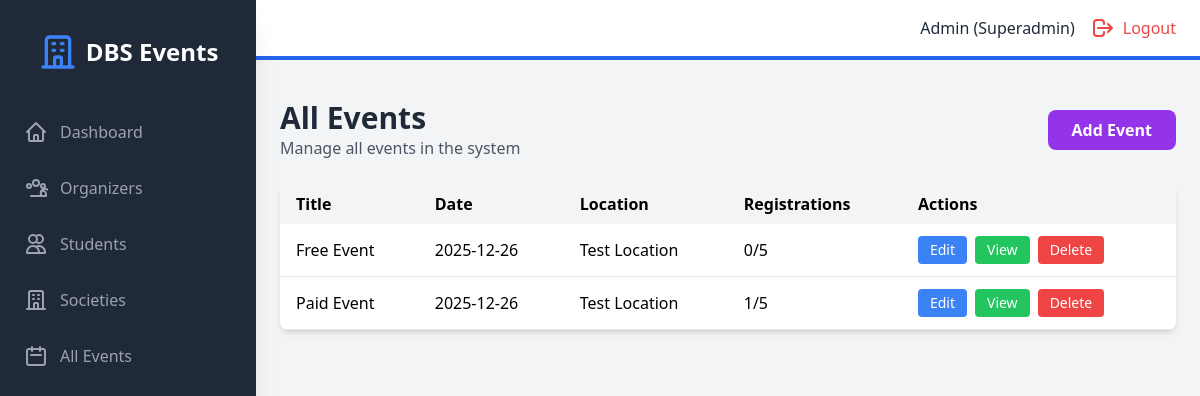
Screenshot of /admin/events (signed in) with the database file from the repository.
### models.py (models this page shows, shortened)
class User(UserMixin, db.Model):
    id = db.Column(db.Integer, primary_key=True)
    student_number = db.Column(db.String(50), unique=True, nullable=True)
    email = db.Column(db.String(120), unique=True, nullable=False)
    password_hash = db.Column(db.String(200), nullable=False)
    name = db.Column(db.String(100), nullable=False)
    role = db.Column(db.String(20), nullable=False)  # superadmin, organizer, student
    created_at = db.Column(db.DateTime, default=datetime.utcnow)
    societies = db.relationship('Society', backref='head', lazy=True)
    events_created = db.relationship('Event', backref='creator', lazy=True)
    registrations = db.relationship('Registration', backref='student', lazy=True)

class Event(db.Model):
    id = db.Column(db.Integer, primary_key=True)
    title = db.Column(db.String(200), nullable=False)
    description = db.Column(db.Text, nullable=True)
    event_date = db.Column(db.DateTime, nullable=False)
    location = db.Column(db.String(200), nullable=False)
    capacity = db.Column(db.Integer, nullable=False)
    is_paid = db.Column(db.Boolean, default=False)
    cost = db.Column(db.Float, default=0.0)
    society_id = db.Column(db.Integer, db.ForeignKey('society.id'), nullable=True)
    created_by = db.Column(db.Integer, db.ForeignKey('user.id'), nullable=False)
    created_at = db.Column(db.DateTime, default=datetime.utcnow)
    registrations = db.relationship('Registration', backref='event', lazy=True, cascade='all, delete-orphan')
    def get_registered_count(self):
        return len(self.registrations)

### backend/routes/admin.py (the view)
@admin_bp.route("/admin/events", endpoint="admin_events")
@admin_required
def admin_events():
    events = Event.query.order_by(Event.event_date.desc()).all()
    return render_template("admin/events.html", events=events)

### backend/main.py (called while the page is built)
@login_manager.user_loader
def load_user(user_id):
    return User.query.get(int(user_id))

### frontend/templates/admin/events.html (shortened to what this page needs)
{% extends "base.html" %}
{% block auth_content %}
<div class="mb-6 flex justify-between items-center">
    <div>
        <h1 class="text-3xl font-bold text-gray-800">All Events</h1>
        <p class="text-gray-600">Manage all events in the system</p>
    </div>
    <a href="{{ url_for('admin.admin_add_event') }}" class="bg-purple-600 text-white px-6 py-2 rounded-lg hover:bg-purple-700 font-semibold">
        Add Event
    </a>
</div>
{% if events %}
<div class="bg-white rounded-lg shadow-md overflow-hidden">
    <table class="w-full">
        <thead class="bg-gray-100">
            <tr>
                <th class="px-4 py-2 text-left">Title</th>
                <th class="px-4 py-2 text-left">Date</th>
                <th class="px-4 py-2 text-left">Location</th>
                <th class="px-4 py-2 text-left">Registrations</th>
                <th class="px-4 py-2 text-left">Actions</th>
            </tr>
        </thead>
        <tbody>
            {% for event in events %}
            <tr class="border-b hover:bg-gray-50">
                <td class="px-4 py-3">{{ event.title }}</td>
                <td class="px-4 py-3">{{ event.event_date.strftime('%Y-%m-%d') }}</td>
                <td class="px-4 py-3">{{ event.location }}</td>
                <td class="px-4 py-3">{{ event.get_registered_count() }}/{{ event.capacity }}</td>
                <td class="px-4 py-3">
                    <div class="flex space-x-2">
                        <a href="{{ url_for('admin.admin_edit_event', event_id=event.id) }}"
                           class="bg-blue-500 text-white px-3 py-1 rounded text-sm hover:bg-blue-600 transition">
                            Edit
                        </a>
                        <a href="{{ url_for('registrations.view_registrations', event_id=event.id) }}"
                           class="bg-green-500 text-white px-3 py-1 rounded text-sm hover:bg-green-600 transition">
                            View
                        </a>
                        <form method="POST" action="{{ url_for('admin.admin_delete_event', event_id=event.id) }}"
                              onsubmit="return confirm('Are you sure you want to delete {{ event.title }}?')"
                              class="inline">
                            <button type="submit" class="bg-red-500 text-white px-3 py-1 rounded text-sm hover:bg-red-600 transition">
                                Delete
                            </button>
                        </form>
                    </div>
                </td>
            </tr>
            {% endfor %}
        </tbody>
    </table>
</div>
{% else %}
<div class="text-center py-12 bg-white rounded-lg shadow-md">
    <p class="text-gray-500 text-xl">No events yet</p>
</div>
{% endif %}
{% endblock %}

### frontend/templates/base.html (shortened to what this page needs)
<!DOCTYPE html>
<html lang="en">
<head>
    <script src="https://cdn.tailwindcss.com"></script>
    <link rel="stylesheet" href="{{ url_for('static', filename='css/style.css') }}">
</head>
<body class="bg-gray-100">
    {% if current_user.is_authenticated %}
    <div class="flex h-screen bg-gray-100">
        <div id="sidebar" class="sidebar fixed inset-y-0 left-0 z-30 w-64 bg-gray-800 overflow-y-auto transition duration-300 ease-out md:translate-x-0 md:static md:shadow-xl sidebar-closed">
            <div class="flex items-center justify-center mt-8">
                <div class="flex items-center">
                    <svg class="h-10 w-10 text-blue-500" fill="none" stroke="currentColor" viewBox="0 0 24 24">
                        <path stroke-linecap="round" stroke-linejoin="round" stroke-width="2" d="M19 21V5a2 2 0 00-2-2H7a2 2 0 00-2 2v16m14 0h2m-2 0h-5m-9 0H3m2 0h5M9 7h1m-1 4h1m4-4h1m-1 4h1m-5 10v-5a1 1 0 011-1h2a1 1 0 011 1v5m-4 0h4"></path>
                    </svg>
                    <span class="text-white text-2xl font-semibold ml-2">DBS Events</span>
                </div>
            </div>
            <nav class="mt-10">
                {% if current_user.role == 'superadmin' %}
                    <a class="flex items-center mt-4 py-2 px-6 text-gray-400 hover:bg-gray-700 hover:text-white" href="{{ url_for('admin.admin_dashboard') }}">
                        <svg class="h-6 w-6" fill="none" stroke="currentColor" viewBox="0 0 24 24"><path stroke-linecap="round" stroke-linejoin="round" stroke-width="2" d="M3 12l2-2m0 0l7-7 7 7M5 10v10a1 1 0 001 1h3m10-11l2 2m-2-2v10a1 1 0 01-1 1h-3m-6 0a1 1 0 001-1v-4a1 1 0 011-1h2a1 1 0 011 1v4a1 1 0 001 1m-6 0h6"></path></svg>
                        <span class="mx-3">Dashboard</span>
                    </a>
                    <a class="flex items-center mt-4 py-2 px-6 text-gray-400 hover:bg-gray-700 hover:text-white" href="{{ url_for('admin.admin_organizers') }}">
                        <span class="mx-3">Organizers</span>
                    </a>
                    <a class="flex items-center mt-4 py-2 px-6 text-gray-400 hover:bg-gray-700 hover:text-white" href="{{ url_for('admin.admin_students') }}">
                        <svg class="h-6 w-6" fill="none" stroke="currentColor" viewBox="0 0 24 24"><path stroke-linecap="round" stroke-linejoin="round" stroke-width="2" d="M12 4.354a4 4 0 110 5.292M15 21H3v-1a6 6 0 0112 0v1zm0 0h6v-1a6 6 0 00-9-5.197M13 7a4 4 0 11-8 0 4 4 0 018 0z"></path></svg>
                        <span class="mx-3">Students</span>
                    </a>
                    <a class="flex items-center mt-4 py-2 px-6 text-gray-400 hover:bg-gray-700 hover:text-white" href="{{ url_for('admin.admin_societies') }}">
                        <svg class="h-6 w-6" fill="none" stroke="currentColor" viewBox="0 0 24 24"><path stroke-linecap="round" stroke-linejoin="round" stroke-width="2" d="M19 21V5a2 2 0 00-2-2H7a2 2 0 00-2 2v16m14 0h2m-2 0h-5m-9 0H3m2 0h5M9 7h1m-1 4h1m4-4h1m-1 4h1m-5 10v-5a1 1 0 011-1h2a1 1 0 011 1v5m-4 0h4"></path></svg>
                        <span class="mx-3">Societies</span>
                    </a>
                    <a class="flex items-center mt-4 py-2 px-6 text-gray-400 hover:bg-gray-700 hover:text-white" href="{{ url_for('admin.admin_events') }}">
                        <svg class="h-6 w-6" fill="none" stroke="currentColor" viewBox="0 0 24 24"><path stroke-linecap="round" stroke-linejoin="round" stroke-width="2" d="M8 7V3m8 4V3m-9 8h10M5 21h14a2 2 0 002-2V7a2 2 0 00-2-2H5a2 2 0 00-2 2v12a2 2 0 002 2z"></path></svg>
                        <span class="mx-3">All Events</span>
                    </a>
                {% endif %}
            </nav>
        </div>
        <div class="flex-1 flex flex-col overflow-hidden">
            <header class="flex justify-between items-center py-4 px-6 bg-white border-b-4 border-blue-600">
                <div class="flex items-center">
                    <span class="text-gray-800 mr-4">{{ current_user.name }} ({{ current_user.role | capitalize }})</span>
                    <a href="{{ url_for('public.logout') }}" class="flex items-center text-red-500 hover:text-red-700">
                        <svg class="h-6 w-6" fill="none" stroke="currentColor" viewBox="0 0 24 24"><path stroke-linecap="round" stroke-linejoin="round" stroke-width="2" d="M17 16l4-4m0 0l-4-4m4 4H7m6 4v1a3 3 0 01-3 3H6a3 3 0 01-3-3v-10a3 3 0 013-3h4a3 3 0 013 3v1"></path></svg>
                        <span class="ml-2 hidden sm:inline">Logout</span>
                    </a>
                </div>
            </header>
            <div class="px-6 pt-4">
            </div>
            <main class="flex-1 overflow-x-hidden overflow-y-auto bg-gray-100 p-6">
                {% block auth_content %}{% endblock %}
            </main>
        </div>
    </div>
    {% endif %}
</body>
</html>

### frontend/static/css/style.css (style rules this page uses)
body { font-family: 'Segoe UI', Tahoma, Geneva, Verdana, sans-serif; }
a, button { transition: all 0.3s ease; }

### frontend/templates/base.html (style rules this page uses)
.sidebar { transition: transform 0.3s ease-in-out; }
.sidebar-closed { transform: translateX(-100%); }
@media (min-width: 768px) { .sidebar-closed { transform: translateX(0); } }

### rows the page displays
User: name "Admin", role "Superadmin"
Event: title "Free Event", event_date "2025-12-26", location "Test Location", get_registered_count "0", capacity "5"
Event: title "Paid Event", event_date "2025-12-26", location "Test Location", get_registered_count "1", capacity "5"
